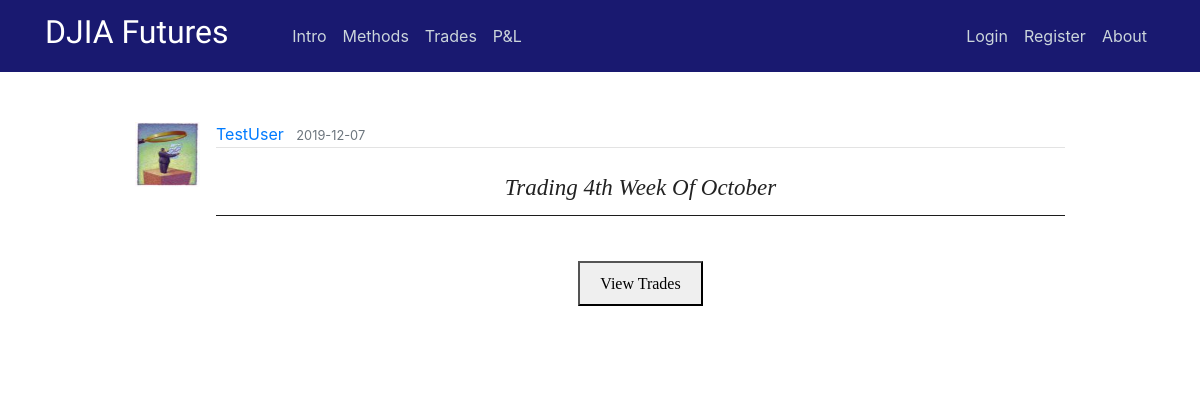
/post/28, run on the app's committed database.
### flaskblog/models.py (models this page shows, shortened)
class User(db.Model, UserMixin):
    id = db.Column(db.Integer, primary_key=True)
    username = db.Column(db.String(20), unique=True, nullable=False)
    email = db.Column(db.String(120), unique=True, nullable=False)
    image_file = db.Column(db.String(20), nullable=False, default='default.jpg')
    password = db.Column(db.String(60), nullable=False)
    posts = db.relationship('Post', backref='author', lazy=True)

class Post(db.Model):
    id = db.Column(db.Integer, primary_key=True)
    title = db.Column(db.String(100), nullable=False)
    date_posted = db.Column(db.DateTime, nullable=False, default=datetime.utcnow)
    content = db.Column(db.Text, nullable=False)
    user_id = db.Column(db.Integer, db.ForeignKey('user.id'), nullable=False)
    teaser_title = db.Column(db.Text, nullable=True)
    teaser_details = db.Column(db.Text, nullable=True)
    teaser_caption = db.Column(db.Text, nullable=True)
    teaser_img = db.Column(db.Text, nullable=True)
    teaser_content = db.Column(db.Text, nullable=True)
    teaser_wkid = db.Column(db.Text, nullable=True)

### flaskblog/posts/routes.py (the view)
@posts.route("/post/<int:post_id>")
def post(post_id):
    post = Post.query.get_or_404(post_id)
    if len(post.teaser_wkid) != 0:
        weekly = post.teaser_wkid
    else:
        weekly = ""
    return render_template('post.html', weekly=weekly, title=post.title, post=post)

### flaskblog/templates/post.html (shortened to what this page needs)
{% extends "layout.html" %}
{% block content %}
  <article class="media content-section" style="border:none;">
    <img class="article-img" src="{{ url_for('static', filename='profile_pics/' + post.author.image_file) }}">
    <div class="media-body">
      <div class="article-metadata">
        <a class="mr-2" href="{{ url_for('users.user_posts', username=post.author.username) }}">{{ post.author.username }}</a>
        <small class="text-muted">{{ post.date_posted.strftime('%Y-%m-%d') }}</small>
      </div>
      <center><br><h3 class="hero-header">{{ post.title }}</h3><hr><br></center>
      {% if weekly |length %}
      <center><button onclick="myDetach()">View Trades</button></center>
      <br>
      <br>
      {% endif %}
  </article>
{% endblock content %}

### flaskblog/static/main.css (style rules this page uses)
body { margin-top: 5rem; }
._backdrop { background: url(img/stocks.jpg) no-repeat center center fixed; -webkit-background-size: cover; -moz-background-size: cover; -o-background-size: cover; background-size: cover; }
hr { margin-top: 1rem; margin-bottom: 1rem; border: 0; border-top: 1px solid rgba(0, 0, 0, 0.89); }
.content-section { background: #ffffff; padding: 10px 20px; border: 1px solid #000000; border-radius: 9px; margin-bottom: 20px; }
.article-img { height: 65px; width: 65px; margin-right: 16px; }
.article-metadata { padding-bottom: 1px; margin-bottom: 4px; border-bottom: 1px solid #e3e3e3 }

### flaskblog/static/study.css (style rules this page uses)
h3.hero-header { color: #222; text-transform: capitalize; font-weight: 400; font-style: italic; font-size: 28px; font-family: Baskerville, 'Baskerville Old Face', 'Hoefler Text', Garamond, 'Times New Roman', serif; }
h3 { font-weight: 700; line-height: 1; }
button { margin-top: 5px; margin-bottom: 5px; padding: 8px 20px 7px; font-family: Cambria, Georgia, serif; line-height: 1.6; }
@media screen and (min-width: 25rem) { h3.hero-header { font-size: 23px; } }

### flaskblog/static/modal.css (style rules this page uses)
img { margin-bottom: -4px; }

### data on the page
User: image_file (picture), author.username "TestUser"
Post: date_posted "2019-12-07", title "Trading 4th Week Of October"
